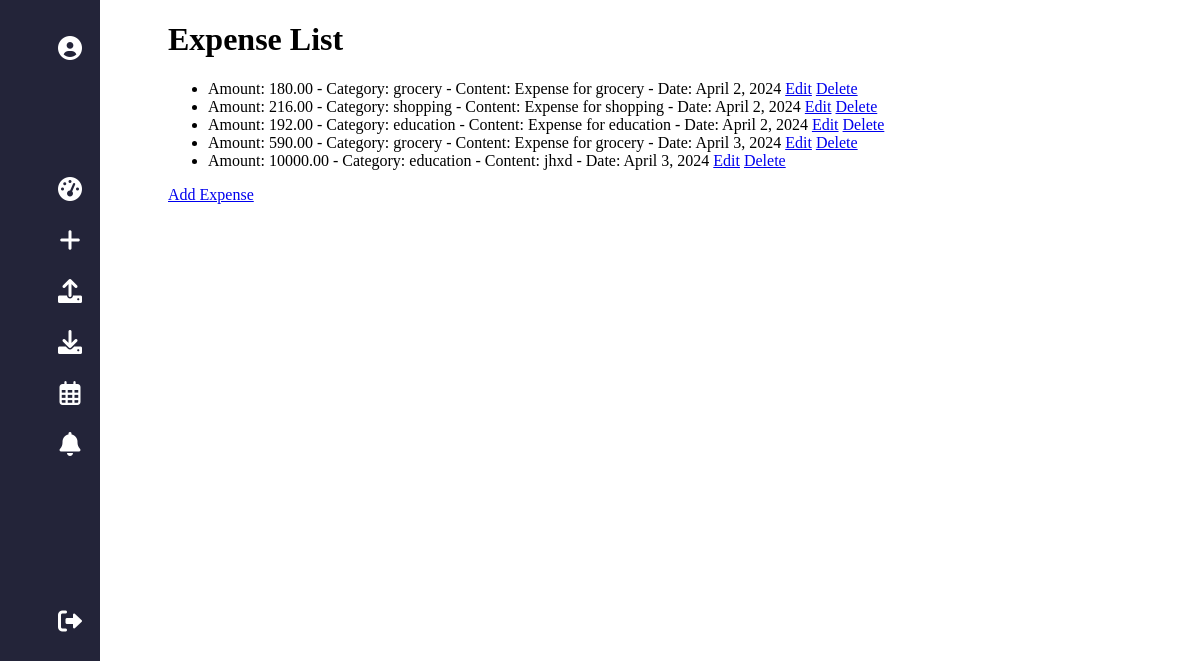
Screenshot of /expenses/ (signed in) with the database file from the repository.
### Finso_app/models.py (models this page shows, shortened)
class Expense(models.Model):
    user = models.ForeignKey(User, on_delete=models.CASCADE)
    amount = models.DecimalField(max_digits=10, decimal_places=2)
    category = models.ForeignKey('Category', on_delete=models.CASCADE)
    content = models.TextField()
    date = models.DateField(auto_now_add=True)

class Category(models.Model):
    user = models.ForeignKey(User, on_delete=models.CASCADE)
    name = models.CharField(max_length=255)
    budget_limit = models.DecimalField(max_digits=10, decimal_places=2, default=True, null=False )
    def __str__(self):
        return self.name

### Finso_app/views.py (the view)
# urls.py: path('expenses/', views.expense_list, name='expense_list'),
@login_required
def expense_list(request):
    expenses = Expense.objects.filter(user=request.user)
    return render(request, 'expense_list.html', {'expenses': expenses})

### Finso_app/templates/expense_list.html (shortened to what this page needs)
{% extends 'base.html' %}
{% block content %}
<div style="margin-left:10rem;">
    <h1>Expense List</h1>
    <ul>
        {% for expense in expenses %}
            <li>
                Amount: {{ expense.amount }} - Category: {{ expense.category }} - Content: {{ expense.content }} - Date: {{ expense.date }}
                <a href="{% url 'edit_expense' expense_id=expense.id %}">Edit</a>
                <a href="{% url 'delete_expense' expense_id=expense.id %}">Delete</a>
            </li>
        {% endfor %}
    </ul>
    <a href="{% url 'add_expense' %}">Add Expense</a>
    </div>
{% endblock %}

### rows the page displays
Expense: amount "180.00", category "grocery", content "Expense for grocery", date "April 2, 2024"
Expense: amount "216.00", category "shopping", content "Expense for shopping", date "April 2, 2024"
Expense: amount "192.00", category "education", content "Expense for education", date "April 2, 2024"
Expense: amount "590.00", category "grocery", content "Expense for grocery", date "April 3, 2024"
Expense: amount "10000.00", category "education", content "jhxd", date "April 3, 2024"
